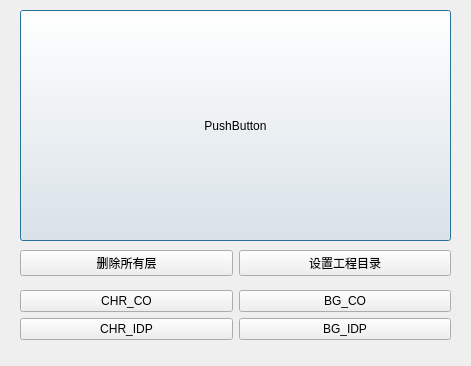
<?xml version="1.0" encoding="UTF-8"?>
<ui version="4.0">
 <class>Dialog</class>
 <widget class="QDialog" name="Dialog">
  <property name="geometry">
   <rect>
    <x>0</x>
    <y>0</y>
    <width>471</width>
    <height>366</height>
   </rect>
  </property>
  <property name="windowTitle">
   <string>Dialog</string>
  </property>
  <widget class="QPushButton" name="pic_button">
   <property name="geometry">
    <rect>
     <x>20</x>
     <y>10</y>
     <width>431</width>
     <height>231</height>
    </rect>
   </property>
   <property name="text">
    <string>PushButton</string>
   </property>
   <property name="icon">
    <iconset>
     <normaloff>//file-cluster/GDC/Resource/Support/Python/2.7-x64/Lib/site-packages/idmt/maya/Lion/UI/icon/abc.gif</normaloff>//file-cluster/GDC/Resource/Support/Python/2.7-x64/Lib/site-packages/idmt/maya/Lion/UI/icon/abc.gif</iconset>
   </property>
   <property name="iconSize">
    <size>
     <width>1000</width>
     <height>1000</height>
    </size>
   </property>
  </widget>
  <widget class="QWidget" name="">
   <property name="geometry">
    <rect>
     <x>20</x>
     <y>250</y>
     <width>431</width>
     <height>27</height>
    </rect>
   </property>
   <layout class="QHBoxLayout" name="horizontalLayout">
    <item>
     <widget class="QPushButton" name="deleteLayer">
      <property name="text">
       <string>删除所有层</string>
      </property>
     </widget>
    </item>
    <item>
     <widget class="QPushButton" name="creatproject">
      <property name="text">
       <string>设置工程目录</string>
      </property>
     </widget>
    </item>
   </layout>
  </widget>
  <widget class="QWidget" name="">
   <property name="geometry">
    <rect>
     <x>20</x>
     <y>290</y>
     <width>431</width>
     <height>60</height>
    </rect>
   </property>
   <layout class="QHBoxLayout" name="horizontalLayout_2">
    <item>
     <layout class="QFormLayout" name="formLayout">
      <item row="1" column="0" colspan="2">
       <widget class="QPushButton" name="CHR_IDP">
        <property name="text">
         <string>CHR_IDP</string>
        </property>
       </widget>
      </item>
      <item row="0" column="0" colspan="2">
       <widget class="QPushButton" name="CHR_CO">
        <property name="text">
         <string>CHR_CO</string>
        </property>
       </widget>
      </item>
     </layout>
    </item>
    <item>
     <layout class="QFormLayout" name="formLayout_2">
      <item row="0" column="0" colspan="2">
       <widget class="QPushButton" name="BG_CO">
        <property name="text">
         <string>BG_CO</string>
        </property>
       </widget>
      </item>
      <item row="1" column="0" colspan="2">
       <widget class="QPushButton" name="BG_IDP">
        <property name="text">
         <string>BG_IDP</string>
        </property>
       </widget>
      </item>
     </layout>
    </item>
   </layout>
  </widget>
 </widget>
 <resources/>
 <connections/>
</ui>
